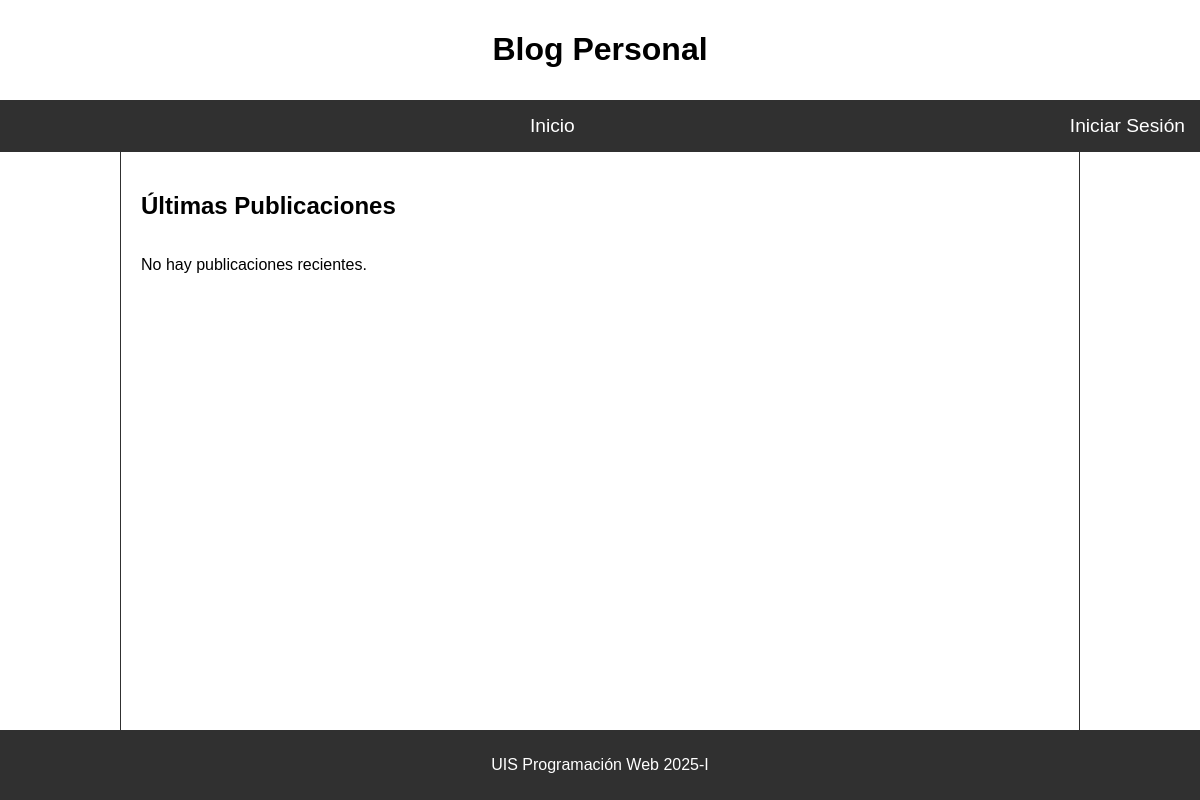
/, run on an earlier commit of the app's database.
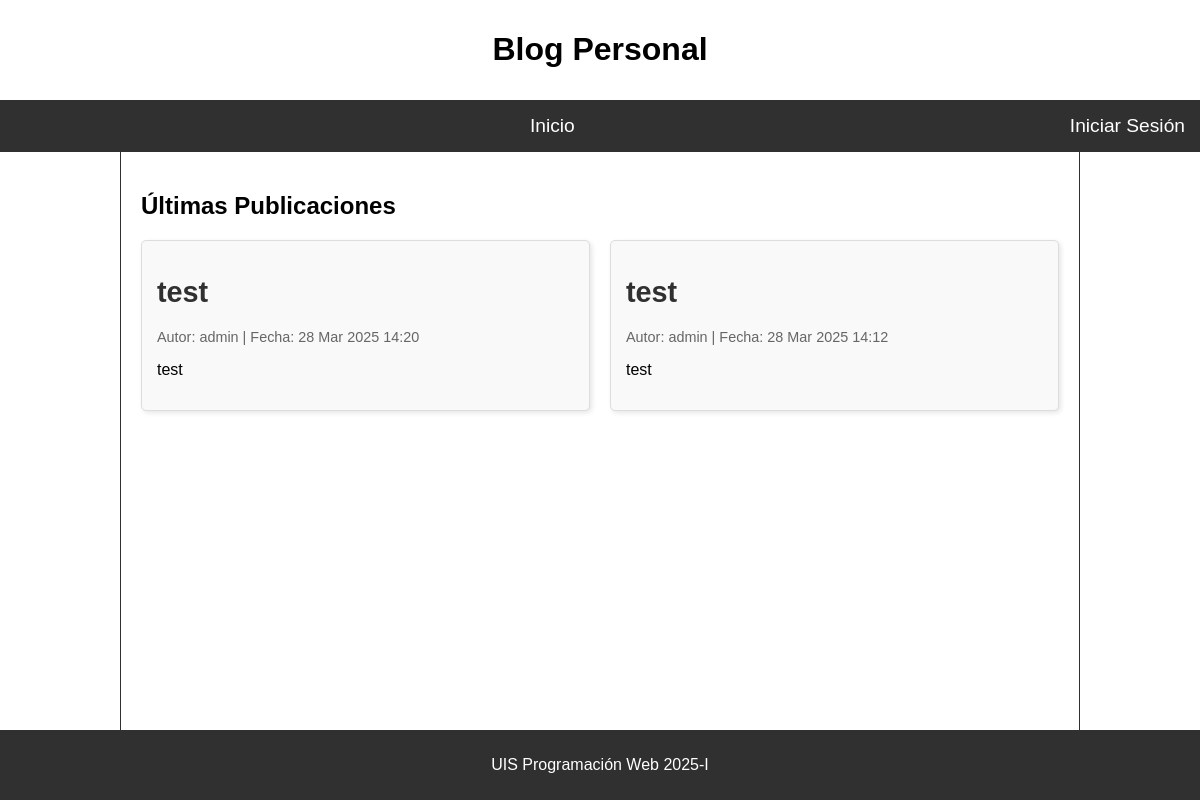
And on a later commit of the database.
### post/models.py (models this page shows, shortened)
class Post(models.Model):
    title = models.CharField(max_length=200)
    content = models.TextField()
    author = models.ForeignKey(User, on_delete=models.CASCADE)  # Relación con usuario
    category = models.ForeignKey(Category, on_delete=models.SET_NULL, null=True, blank=True)  # Relación con categoría
    created_at = models.DateTimeField(auto_now_add=True)
    updated_at = models.DateTimeField(auto_now=True)
    published = models.BooleanField(default=True)

### post/views.py (the view)
# urls.py: path('', views.index, name='index'),
def index(request):
    publicaciones_recientes = Post.objects.all().order_by('-created_at')[:6]  # Últimas 6 publicaciones
    return render(request, 'post/index.html',{'publicaciones_recientes': publicaciones_recientes})

### post/templates/post/index.html (shortened to what this page needs)
{% extends 'post/base.html' %}
{% load static %}
{% block extra_head %}
<link rel="stylesheet" href="{% static 'post/css/index.css' %}">
{% endblock extra_head%}
{% block content %}
<h1>Últimas Publicaciones</h1>
<div class="grid-publicaciones">
    {% for post in publicaciones_recientes %}
        <div class="tarjeta-publicacion">
            <h2 class="post-title">
                <a href="{% url 'detalle_publicacion' post.id %}">{{ post.title }}</a>
            </h2>
            <p class="post-meta">
                Autor: {{ post.author.username }} | Fecha: {{ post.created_at|date:"d M Y H:i" }}
            </p>
            <p class="post-content">
                {{ post.content|truncatewords:30 }}
            </p>
        </div>
    {% empty %}
        <p>No hay publicaciones recientes.</p>
    {% endfor %}
</div>
{% endblock content%}

What changed in the data, as far as the page shows it:
added Post: title "test", author.username "admin", created_at "28 Mar 2025 14:20", content "test"
added Post: title "test", author.username "admin", created_at "28 Mar 2025 14:12", content "test"
Also different on the page:
text no longer shown: "No hay publicaciones recientes."
